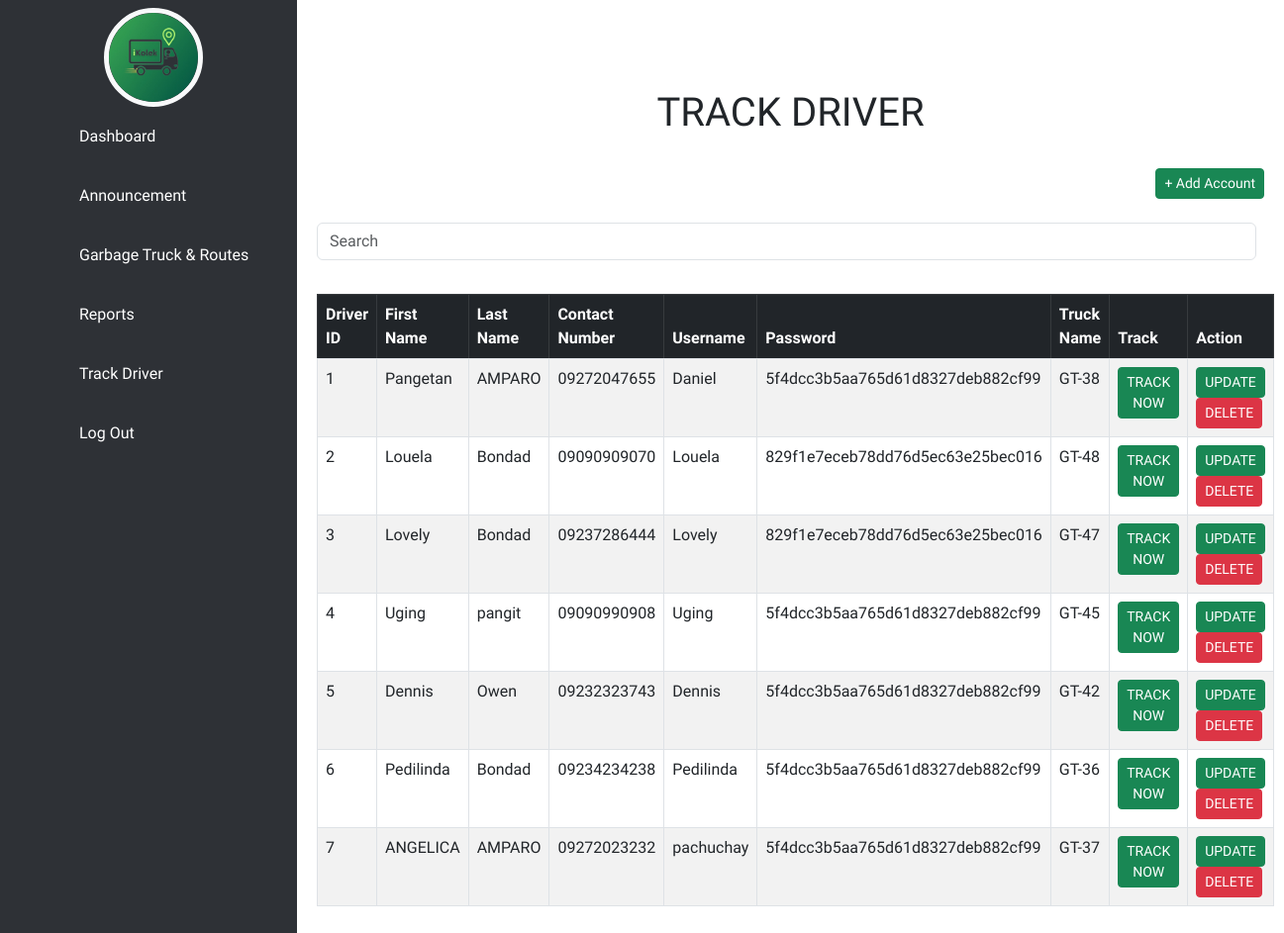
Page /system/ikolek/admin/track.php (signed in) on the committed database.
### tables this page shows
CREATE TABLE `account` (
  `account_id` int(11) NOT NULL,
  `driver_fname` varchar(100) NOT NULL,
  `driver_lname` varchar(100) NOT NULL,
  `driver_coninfo` varchar(11) NOT NULL,
  `username` varchar(100) NOT NULL,
  `password` varchar(100) NOT NULL,
  `driver_truck` varchar(100) NOT NULL
);

### system/ikolek/admin/track.php (the view, shortened to what this page needs)
<?php
include('driver_info.php')
?>
<!doctype html>
<html lang="en">
<head>
    <link href="https://cdn.jsdelivr.net/npm/bootstrap@5.3.0/dist/css/bootstrap.min.css" rel="stylesheet">
</head>
<body>
<div class="cont">
        <div class="navi">
            <ul>
                <li>
                    <a href="dashboard.php" class="justify-content-center pt-2">
                        <span class="title"> <img class="img-fluid border border-5 border-light rounded-circle" src="logo_admin.png" alt="" width="100" height="90vh"></span>
                    </a>
                </li>
                <li>
                    <a href="dashboard.php">
                        <span class = "icon"> <ion-icon name="home"></ion-icon> </span>
                        <span class="title"> Dashboard </span></span>
                    </a>
                </li>
                <li>
                    <a href="announcement.php">
                        <span class = "icon"> <ion-icon name="notifications"></ion-icon> </span>
                        <span class="title"> Announcement </span></span>
                    </a>
                </li>
                <li>
                    <a href="trucks.php">
                        <span class = "icon"> <ion-icon name="car"></ion-icon> </span>
                        <span class="title"> Garbage Truck & Routes </span></span>
                    </a>
                </li>
                <li>
                    <a href="report.php">
                        <span class = "icon"> <ion-icon name="folder"></ion-icon></span>
                        <span class="title"> Reports </span></span>
                    </a>
                </li>
                <li>
                    <a href="track.php">
                        <span class = "icon"> <ion-icon name="location"></ion-icon></span>
                        <span class="title"> Track Driver </span></span>
                    </a>
                </li>
                <li>
                    <a href="log_in.php">
                        <span class = "icon"> <ion-icon name="power"></ion-icon></span>
                        <span class="title"> Log Out </span></span>
                    </a>
                </li>
            </ul>
        </div>
    </div>
<div class="main">
        <div class="topbar navbar top-fixed">
            <div class="toggle">
            </div>
        </div>
        <div class="sched" id="space">
                    <div class="card-head">
                        <h1 style="text-align: center;"> TRACK DRIVER </h1>
                        <br>
                        <div>
                                  <button type="button" class="btn btn-sm btn-success d-flex ms-auto" data-bs-toggle="modal" data-bs-target="#add_account"> + Add Account </button>
                                </div>
                                <br>
                        <form class="d-flex mt-6">
                            <input class="form-control me-2" type="text" name="search" id="myInput" placeholder="Search" aria-label="Search">                  </form>
                    </div>
                    <br>
                <div id = "no-more-tables">
                <table class="table table-striped table-hover table-bordered table-responsive" style="overflow-x:auto;" id="driver_table">
                    <thead class="table-dark">
                        <tr>
                            <th>Driver ID</th>
                            <th>First Name</th>
                            <th>Last Name</th>
                            <th>Contact Number </th>
                            <th>Username</th>
                            <th>Password</th>
                            <th>Truck Name</th>
                            <th>Track</th>
                            <th>Action</th>
                        </tr>
                    </thead>
                    <tr>
                      <tbody id="myTable">
                    <?php
                            $sql = "SELECT * FROM account";
                            $query = mysqli_query($conn, $sql);
                            if(mysqli_num_rows($query) > 0)
                        {
                            while($row = mysqli_fetch_array($query))
                        { echo "
                                <tr>
                                    <td class='account_id'>".$row['account_id']. "</td>
                                    <td class='dri_fname'>".$row['driver_fname']."</td>
                                    <td class='dri_lname'>".$row['driver_lname']."</td>
                                    <td class='dri_info'>".$row['driver_coninfo']."</td>
                                    <td class='dri_username'>".$row['username']."</td>
                                    <td class='dri_password'>".$row['password']."</td>
                                    <td class='dri_truck'>".$row['driver_truck']."</td>
                                    <td>
                                        <a href='' class ='btn btn-sm btn-success'> TRACK NOW </a>
                                    </td>
                                    <td>
                                        <a href='driver_info.php?id=".$row['account_id']."' class='btn btn-sm btn-success update-btn'> UPDATE</a>
                                        <br>
                                        <a href='driver_info.php?id=".$row['account_id']."' class='btn btn-sm btn-danger delete-btn'> DELETE</a>
                                    </td>
                                        </tr>";
                                        }
                                }
                        ?>
                      </tbody>
                </table>
                </div>
                </div>
            </div>
    <link rel="stylesheet" href="style.css">
</body>
</html>

### system/ikolek/admin/style.css (style rules this page uses)
* { font-family: 'Urbanist', sans-serif; margin: 0; padding: 0; box-sizing: border-box; }
body { min-height: 100vh; overflow-x: hidden; }
.cont { position: relative; width: 100%; }
.navi { position: fixed; width: 300px; height: 100%; background: #2e3136; border-left: 10px solid #2e3136; transition: 0.5s; overflow: hidden; }
.navi ul { position: absolute; top: 0; left: 0; width: 100%; }
.navi ul li { position: relative; width: 100%; list-style: none; border-top-left-radius: 30px; border-bottom-left-radius: 30px; }
.navi ul li:nth-child(1) { margin-bottom: 40px; pointer-events: none; }
.navi ul li a { position: relative; display: block; width: 100%; display: flex; text-decoration: none; color: white; }
.navi ul li a .icon { position: relative; display: block; min-width: 60px; height: 60px; line-height: 75px; text-align: center; }
.navi ul li a .title { position: relative; display: block; padding: 0 10px; height: 60px; line-height: 60px; text-align: start; white-space: nowrap; }
.main { position: absolute; width: calc(100% - 300px); left: 300px; min-height: 100vh; background: white; transition: 0.5s; }
.topbar { width: 100%; height: 60px; display: flex; justify-content: space-between; align-items: center; padding: 0 10px; }
.toggle { position: relative; top: 0; width: 60px; height: 60px; background: white; display: flex; justify-content: center; align-items: center; font-size: 2rem; cursor: pointer; }

### system/ikolek/admin/track.php (style rules this page uses)
.navi ul { padding-left: 0; }
.sched { position: relative; width: 100%; padding: 20px; grid-gap: 30px; margin-top: 10px; }
.sched table { width: 100%; border-collapse: collapse; margin-top: 10px; }

### rows in the picture
account: account_id "1", driver_fname "Pangetan", driver_lname "AMPARO", driver_coninfo "09272047655", username "Daniel", password "5f4dcc3b5aa765d61d8327deb882cf99", driver_truck "GT-38"
account: account_id "2", driver_fname "Louela", driver_lname "Bondad", driver_coninfo "09090909070", username "Louela", password "829f1e7eceb78dd76d5ec63e25bec016", driver_truck "GT-48"
account: account_id "3", driver_fname "Lovely", driver_lname "Bondad", driver_coninfo "09237286444", username "Lovely", password "829f1e7eceb78dd76d5ec63e25bec016", driver_truck "GT-47"
account: account_id "4", driver_fname "Uging", driver_lname "pangit", driver_coninfo "09090990908", username "Uging", password "5f4dcc3b5aa765d61d8327deb882cf99", driver_truck "GT-45"
account: account_id "5", driver_fname "Dennis", driver_lname "Owen", driver_coninfo "09232323743", username "Dennis", password "5f4dcc3b5aa765d61d8327deb882cf99", driver_truck "GT-42"
account: account_id "6", driver_fname "Pedilinda", driver_lname "Bondad", driver_coninfo "09234234238", username "Pedilinda", password "5f4dcc3b5aa765d61d8327deb882cf99", driver_truck "GT-36"
account: account_id "7", driver_fname "ANGELICA", driver_lname "AMPARO", driver_coninfo "09272023232", username "pachuchay", password "5f4dcc3b5aa765d61d8327deb882cf99", driver_truck "GT-37"
